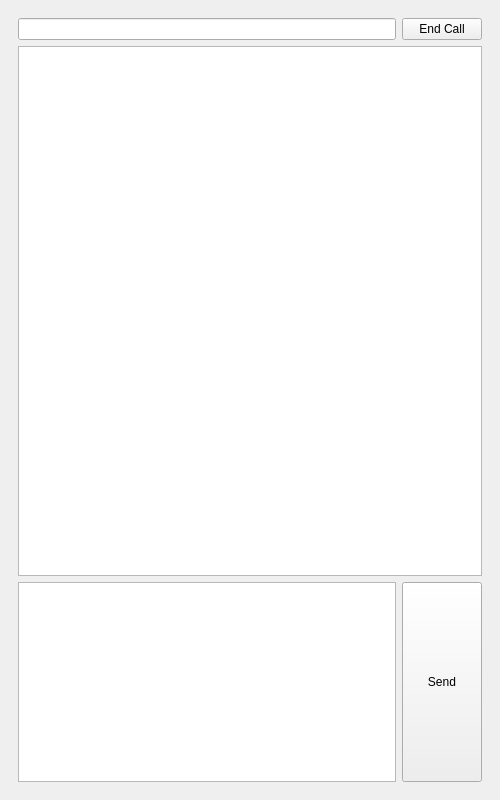
<?xml version="1.0" encoding="UTF-8"?>
<ui version="4.0">
 <class>MainWindow</class>
 <widget class="QMainWindow" name="MainWindow">
  <property name="geometry">
   <rect>
    <x>0</x>
    <y>0</y>
    <width>500</width>
    <height>800</height>
   </rect>
  </property>
  <property name="windowTitle">
   <string>MainWindow</string>
  </property>
  <widget class="QWidget" name="centralwidget">
   <layout class="QGridLayout" name="gridLayout">
    <item row="0" column="0">
     <widget class="QStackedWidget" name="sw_page">
      <property name="currentIndex">
       <number>4</number>
      </property>
      <widget class="QWidget" name="page_4">
       <layout class="QVBoxLayout" name="verticalLayout_9">
        <item>
         <layout class="QVBoxLayout" name="verticalLayout_8">
          <item>
           <widget class="QPushButton" name="pushButton_2">
            <property name="sizePolicy">
             <sizepolicy hsizetype="Expanding" vsizetype="Expanding">
              <horstretch>0</horstretch>
              <verstretch>0</verstretch>
             </sizepolicy>
            </property>
            <property name="text">
             <string>Some random logo picture</string>
            </property>
           </widget>
          </item>
          <item>
           <widget class="QLabel" name="label">
            <property name="sizePolicy">
             <sizepolicy hsizetype="Expanding" vsizetype="Fixed">
              <horstretch>0</horstretch>
              <verstretch>0</verstretch>
             </sizepolicy>
            </property>
            <property name="text">
             <string>Set your nickname to get started!</string>
            </property>
            <property name="alignment">
             <set>Qt::AlignCenter</set>
            </property>
           </widget>
          </item>
          <item>
           <widget class="QLineEdit" name="init_input_nick">
            <property name="alignment">
             <set>Qt::AlignCenter</set>
            </property>
           </widget>
          </item>
          <item>
           <spacer name="verticalSpacer_2">
            <property name="orientation">
             <enum>Qt::Vertical</enum>
            </property>
            <property name="sizeType">
             <enum>QSizePolicy::Fixed</enum>
            </property>
            <property name="sizeHint" stdset="0">
             <size>
              <width>20</width>
              <height>40</height>
             </size>
            </property>
           </spacer>
          </item>
          <item>
           <widget class="QPushButton" name="init_set_nick_button">
            <property name="text">
             <string>Set Nickname</string>
            </property>
           </widget>
          </item>
          <item>
           <spacer name="verticalSpacer">
            <property name="orientation">
             <enum>Qt::Vertical</enum>
            </property>
            <property name="sizeType">
             <enum>QSizePolicy::Fixed</enum>
            </property>
            <property name="sizeHint" stdset="0">
             <size>
              <width>20</width>
              <height>40</height>
             </size>
            </property>
           </spacer>
          </item>
         </layout>
        </item>
       </layout>
      </widget>
      <widget class="QWidget" name="page">
       <layout class="QVBoxLayout" name="verticalLayout_2">
        <item>
         <layout class="QVBoxLayout" name="verticalLayout">
          <item>
           <layout class="QHBoxLayout" name="horizontalLayout">
            <item>
             <widget class="QLineEdit" name="input_nickname"/>
            </item>
            <item>
             <widget class="QPushButton" name="set_nickname_button">
              <property name="text">
               <string>Set nickname</string>
              </property>
             </widget>
            </item>
           </layout>
          </item>
          <item>
           <layout class="QHBoxLayout" name="horizontalLayout_7">
            <item>
             <widget class="QLabel" name="label_3">
              <property name="sizePolicy">
               <sizepolicy hsizetype="Fixed" vsizetype="Preferred">
                <horstretch>0</horstretch>
                <verstretch>0</verstretch>
               </sizepolicy>
              </property>
              <property name="text">
               <string>Hello, </string>
              </property>
             </widget>
            </item>
            <item>
             <widget class="QLabel" name="current_nickname">
              <property name="text">
               <string/>
              </property>
             </widget>
            </item>
           </layout>
          </item>
          <item>
           <widget class="QListWidget" name="display_contact_list">
            <property name="enabled">
             <bool>true</bool>
            </property>
            <property name="alternatingRowColors">
             <bool>true</bool>
            </property>
            <property name="sortingEnabled">
             <bool>true</bool>
            </property>
           </widget>
          </item>
          <item>
           <layout class="QHBoxLayout" name="horizontalLayout_2">
            <item>
             <widget class="QPushButton" name="start_call_button">
              <property name="sizePolicy">
               <sizepolicy hsizetype="Minimum" vsizetype="Expanding">
                <horstretch>0</horstretch>
                <verstretch>0</verstretch>
               </sizepolicy>
              </property>
              <property name="maximumSize">
               <size>
                <width>16777215</width>
                <height>200</height>
               </size>
              </property>
              <property name="text">
               <string>Call</string>
              </property>
             </widget>
            </item>
            <item>
             <widget class="QPushButton" name="refresh_button">
              <property name="maximumSize">
               <size>
                <width>16777215</width>
                <height>200</height>
               </size>
              </property>
              <property name="text">
               <string>Refresh</string>
              </property>
             </widget>
            </item>
           </layout>
          </item>
         </layout>
        </item>
       </layout>
      </widget>
      <widget class="QWidget" name="page_5">
       <layout class="QVBoxLayout" name="verticalLayout_11">
        <item>
         <layout class="QVBoxLayout" name="verticalLayout_10">
          <item>
           <widget class="QLabel" name="send_call_text">
            <property name="text">
             <string/>
            </property>
            <property name="alignment">
             <set>Qt::AlignCenter</set>
            </property>
           </widget>
          </item>
          <item>
           <widget class="QPushButton" name="stop_call_button">
            <property name="maximumSize">
             <size>
              <width>16777215</width>
              <height>300</height>
             </size>
            </property>
            <property name="text">
             <string>End Call</string>
            </property>
           </widget>
          </item>
         </layout>
        </item>
       </layout>
      </widget>
      <widget class="QWidget" name="page_2">
       <layout class="QVBoxLayout" name="verticalLayout_4">
        <item>
         <layout class="QVBoxLayout" name="verticalLayout_3">
          <item>
           <widget class="QLabel" name="recv_call_text">
            <property name="sizePolicy">
             <sizepolicy hsizetype="Preferred" vsizetype="Expanding">
              <horstretch>0</horstretch>
              <verstretch>0</verstretch>
             </sizepolicy>
            </property>
            <property name="text">
             <string/>
            </property>
            <property name="alignment">
             <set>Qt::AlignCenter</set>
            </property>
           </widget>
          </item>
          <item>
           <layout class="QHBoxLayout" name="horizontalLayout_4">
            <item>
             <widget class="QPushButton" name="accept_call_button">
              <property name="maximumSize">
               <size>
                <width>300</width>
                <height>300</height>
               </size>
              </property>
              <property name="text">
               <string>Accept Call</string>
              </property>
             </widget>
            </item>
            <item>
             <widget class="QPushButton" name="reject_call_button">
              <property name="sizePolicy">
               <sizepolicy hsizetype="Minimum" vsizetype="Expanding">
                <horstretch>0</horstretch>
                <verstretch>0</verstretch>
               </sizepolicy>
              </property>
              <property name="maximumSize">
               <size>
                <width>300</width>
                <height>300</height>
               </size>
              </property>
              <property name="text">
               <string>Reject Call</string>
              </property>
             </widget>
            </item>
           </layout>
          </item>
         </layout>
        </item>
       </layout>
      </widget>
      <widget class="QWidget" name="page_3">
       <layout class="QVBoxLayout" name="verticalLayout_7">
        <item>
         <layout class="QVBoxLayout" name="verticalLayout_6">
          <item>
           <layout class="QHBoxLayout" name="horizontalLayout_6">
            <item>
             <widget class="QLineEdit" name="display_name">
              <property name="readOnly">
               <bool>true</bool>
              </property>
             </widget>
            </item>
            <item>
             <widget class="QPushButton" name="end_call_button">
              <property name="text">
               <string>End Call</string>
              </property>
             </widget>
            </item>
           </layout>
          </item>
          <item>
           <widget class="QTextEdit" name="display_msg">
            <property name="readOnly">
             <bool>true</bool>
            </property>
           </widget>
          </item>
          <item>
           <layout class="QHBoxLayout" name="horizontalLayout_5">
            <item>
             <widget class="QTextEdit" name="input_msg">
              <property name="maximumSize">
               <size>
                <width>16777215</width>
                <height>200</height>
               </size>
              </property>
             </widget>
            </item>
            <item>
             <widget class="QPushButton" name="send_msg_button">
              <property name="maximumSize">
               <size>
                <width>16777215</width>
                <height>200</height>
               </size>
              </property>
              <property name="text">
               <string>Send</string>
              </property>
             </widget>
            </item>
           </layout>
          </item>
         </layout>
        </item>
       </layout>
      </widget>
     </widget>
    </item>
   </layout>
  </widget>
 </widget>
 <resources/>
 <connections/>
</ui>
